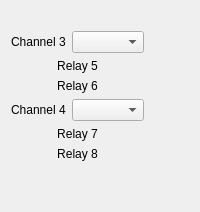
       <widget class="QWidget" name="widget_4" native="true">
        <layout class="QGridLayout" name="gridLayout_5">
         <item row="4" column="0">
          <widget class="QLabel" name="lblB2">
           <property name="text">
            <string>Channel 4</string>
           </property>
          </widget>
         </item>
         <item row="1" column="0">
          <widget class="QLabel" name="label_6">
           <property name="text">
            <string>Channel 3</string>
           </property>
          </widget>
         </item>
         <item row="3" column="3">
          <widget class="PyDMLabel" name="PyDMLabel_34">
           <property name="toolTip">
            <string/>
           </property>
           <property name="whatsThis">
            <string/>
           </property>
           <property name="alignment">
            <set>Qt::AlignCenter</set>
           </property>
           <property name="precisionFromPV" stdset="0">
            <bool>false</bool>
           </property>
           <property name="precision" stdset="0">
            <number>3</number>
           </property>
           <property name="channel" stdset="0">
            <string>ca://${DEVICE}:RelayRb-6</string>
           </property>
           <property name="displayFormat" stdset="0">
            <enum>PyDMLabel::Exponential</enum>
           </property>
          </widget>
         </item>
         <item row="2" column="3">
          <widget class="PyDMLabel" name="PyDMLabel_33">
           <property name="toolTip">
            <string/>
           </property>
           <property name="whatsThis">
            <string/>
           </property>
           <property name="alignment">
            <set>Qt::AlignCenter</set>
           </property>
           <property name="precisionFromPV" stdset="0">
            <bool>false</bool>
           </property>
           <property name="precision" stdset="0">
            <number>3</number>
           </property>
           <property name="channel" stdset="0">
            <string>ca://${DEVICE}:RelayRb-5</string>
           </property>
           <property name="displayFormat" stdset="0">
            <enum>PyDMLabel::Exponential</enum>
           </property>
          </widget>
         </item>
         <item row="1" column="3">
          <widget class="PyDMLabel" name="PyDMLabel_16">
           <property name="toolTip">
            <string/>
           </property>
           <property name="whatsThis">
            <string/>
           </property>
           <property name="alignment">
            <set>Qt::AlignCenter</set>
           </property>
           <property name="channel" stdset="0">
            <string>ca://${DEVICE}:PressureRb-3s</string>
           </property>
          </widget>
         </item>
         <item row="5" column="0" colspan="2">
          <widget class="QLabel" name="label_17">
           <property name="text">
            <string>Relay 7</string>
           </property>
           <property name="alignment">
            <set>Qt::AlignCenter</set>
           </property>
          </widget>
         </item>
         <item row="3" column="2">
          <widget class="PyDMLabel" name="PyDMLabel_26">
           <property name="toolTip">
            <string/>
           </property>
           <property name="whatsThis">
            <string/>
           </property>
           <property name="alignment">
            <set>Qt::AlignCenter</set>
           </property>
           <property name="channel" stdset="0">
            <string>ca://${DEVICE}:RelayStatusRb-6</string>
           </property>
          </widget>
         </item>
         <item row="3" column="0" colspan="2">
          <widget class="QLabel" name="label_15">
           <property name="text">
            <string>Relay 6</string>
           </property>
           <property name="alignment">
            <set>Qt::AlignCenter</set>
           </property>
          </widget>
         </item>
         <item row="4" column="3">
          <widget class="PyDMLabel" name="plblB2">
           <property name="toolTip">
            <string/>
           </property>
           <property name="whatsThis">
            <string/>
           </property>
           <property name="alignment">
            <set>Qt::AlignCenter</set>
           </property>
           <property name="channel" stdset="0">
            <string>ca://${DEVICE}:PressureRb-4s</string>
           </property>
          </widget>
         </item>
         <item row="6" column="2">
          <widget class="PyDMLabel" name="PyDMLabel_28">
           <property name="toolTip">
            <string/>
           </property>
           <property name="whatsThis">
            <string/>
           </property>
           <property name="alignment">
            <set>Qt::AlignCenter</set>
           </property>
           <property name="channel" stdset="0">
            <string>ca://${DEVICE}:RelayStatusRb-8</string>
           </property>
          </widget>
         </item>
         <item row="6" column="0" colspan="2">
          <widget class="QLabel" name="label_18">
           <property name="text">
            <string>Relay 8</string>
           </property>
           <property name="alignment">
            <set>Qt::AlignCenter</set>
           </property>
          </widget>
         </item>
         <item row="2" column="0" colspan="2">
          <widget class="QLabel" name="label_16">
           <property name="text">
            <string>Relay 5</string>
           </property>
           <property name="alignment">
            <set>Qt::AlignCenter</set>
           </property>
          </widget>
         </item>
         <item row="4" column="1">
          <widget class="PyDMEnumComboBox" name="cbB2">
           <property name="minimumSize">
            <size>
             <width>70</width>
             <height>0</height>
            </size>
           </property>
           <property name="toolTip">
            <string/>
           </property>
           <property name="whatsThis">
            <string>
    A QComboBox with support for Channels and more from PyDM

    Parameters
    ----------
    parent : QWidget
        The parent widget for the Label
    init_channel : str, optional
        The channel to be used by the widget.

    Signals
    -------
    send_value_signal : int, float, str, bool or np.ndarray
        Emitted when the user changes the value.
    activated : int, str
        Emitted when the user chooses an item in the combobox.
    currentIndexChanged : int, str
        Emitted when the index is changed in the combobox.
    highlighted : int, str
        Emitted when an item in the combobox popup list is highlighted
        by the user.
    </string>
           </property>
           <property name="channel" stdset="0">
            <string>ca://${DEVICE}:EnableSp-4</string>
           </property>
          </widget>
         </item>
         <item row="4" column="2">
          <widget class="PyDMByteIndicator" name="biB2">
           <property name="toolTip">
            <string/>
           </property>
           <property name="whatsThis">
            <string>
    Widget for graphical representation of bits from an integer number
    with support for Channels and more from PyDM

    Parameters
    ----------
    parent : QWidget
        The parent widget for the Label
    init_channel : str, optional
        The channel to be used by the widget.
    </string>
           </property>
           <property name="channel" stdset="0">
            <string>ca://${DEVICE}:EnableRb-4</string>
           </property>
           <property name="showLabels" stdset="0">
            <bool>false</bool>
           </property>
           <property name="circles" stdset="0">
            <bool>true</bool>
           </property>
          </widget>
         </item>
         <item row="1" column="2">
          <widget class="PyDMByteIndicator" name="PyDMByteIndicator_4">
           <property name="toolTip">
            <string/>
           </property>
           <property name="whatsThis">
            <string>
    Widget for graphical representation of bits from an integer number
    with support for Channels and more from PyDM

    Parameters
    ----------
    parent : QWidget
        The parent widget for the Label
    init_channel : str, optional
        The channel to be used by the widget.
    </string>
           </property>
           <property name="channel" stdset="0">
            <string>ca://${DEVICE}:EnableRb-3</string>
           </property>
           <property name="showLabels" stdset="0">
            <bool>false</bool>
           </property>
           <property name="circles" stdset="0">
            <bool>true</bool>
           </property>
          </widget>
         </item>
         <item row="5" column="3">
          <widget class="PyDMLabel" name="PyDMLabel_35">
           <property name="toolTip">
            <string/>
           </property>
           <property name="whatsThis">
            <string/>
           </property>
           <property name="alignment">
            <set>Qt::AlignCenter</set>
           </property>
           <property name="precisionFromPV" stdset="0">
            <bool>false</bool>
           </property>
           <property name="precision" stdset="0">
            <number>3</number>
           </property>
           <property name="channel" stdset="0">
            <string>ca://${DEVICE}:RelayRb-7</string>
           </property>
           <property name="displayFormat" stdset="0">
            <enum>PyDMLabel::Exponential</enum>
           </property>
          </widget>
         </item>
         <item row="6" column="3">
          <widget class="PyDMLabel" name="PyDMLabel_36">
           <property name="toolTip">
            <string/>
           </property>
           <property name="whatsThis">
            <string/>
           </property>
           <property name="alignment">
            <set>Qt::AlignCenter</set>
           </property>
           <property name="precisionFromPV" stdset="0">
            <bool>false</bool>
           </property>
           <property name="precision" stdset="0">
            <number>3</number>
           </property>
           <property name="channel" stdset="0">
            <string>ca://${DEVICE}:RelayRb-8</string>
           </property>
           <property name="displayFormat" stdset="0">
            <enum>PyDMLabel::Exponential</enum>
           </property>
          </widget>
         </item>
         <item row="1" column="1">
          <widget class="PyDMEnumComboBox" name="PyDMEnumComboBox_3">
           <property name="minimumSize">
            <size>
             <width>70</width>
             <height>0</height>
            </size>
           </property>
           <property name="toolTip">
            <string/>
           </property>
           <property name="whatsThis">
            <string>
    A QComboBox with support for Channels and more from PyDM

    Parameters
    ----------
    parent : QWidget
        The parent widget for the Label
    init_channel : str, optional
        The channel to be used by the widget.

    Signals
    -------
    send_value_signal : int, float, str, bool or np.ndarray
        Emitted when the user changes the value.
    activated : int, str
        Emitted when the user chooses an item in the combobox.
    currentIndexChanged : int, str
        Emitted when the index is changed in the combobox.
    highlighted : int, str
        Emitted when an item in the combobox popup list is highlighted
        by the user.
    </string>
           </property>
           <property name="channel" stdset="0">
            <string>ca://${DEVICE}:EnableSp-3</string>
           </property>
          </widget>
         </item>
         <item row="5" column="2">
          <widget class="PyDMLabel" name="PyDMLabel_27">
           <property name="toolTip">
            <string/>
           </property>
           <property name="whatsThis">
            <string/>
           </property>
           <property name="alignment">
            <set>Qt::AlignCenter</set>
           </property>
           <property name="channel" stdset="0">
            <string>ca://${DEVICE}:RelayStatusRb-7</string>
           </property>
          </widget>
         </item>
         <item row="2" column="2">
          <widget class="PyDMLabel" name="PyDMLabel_25">
           <property name="toolTip">
            <string/>
           </property>
           <property name="whatsThis">
            <string/>
           </property>
           <property name="alignment">
            <set>Qt::AlignCenter</set>
           </property>
           <property name="channel" stdset="0">
            <string>ca://${DEVICE}:RelayStatusRb-5</string>
           </property>
          </widget>
         </item>
         <item row="0" column="0">
          <widget class="PyDMLabel" name="PyDMLabel_21">
           <property name="toolTip">
            <string/>
           </property>
           <property name="whatsThis">
            <string/>
           </property>
           <property name="channel" stdset="0">
            <string>ca://${DEVICE}:ModuleType-B</string>
           </property>
          </widget>
         </item>
         <item row="7" column="0">
          <spacer name="verticalSpacer">
           <property name="orientation">
            <enum>Qt::Vertical</enum>
           </property>
           <property name="sizeHint" stdset="0">
            <size>
             <width>20</width>
             <height>40</height>
            </size>
           </property>
          </spacer>
         </item>
        </layout>
       </widget>
